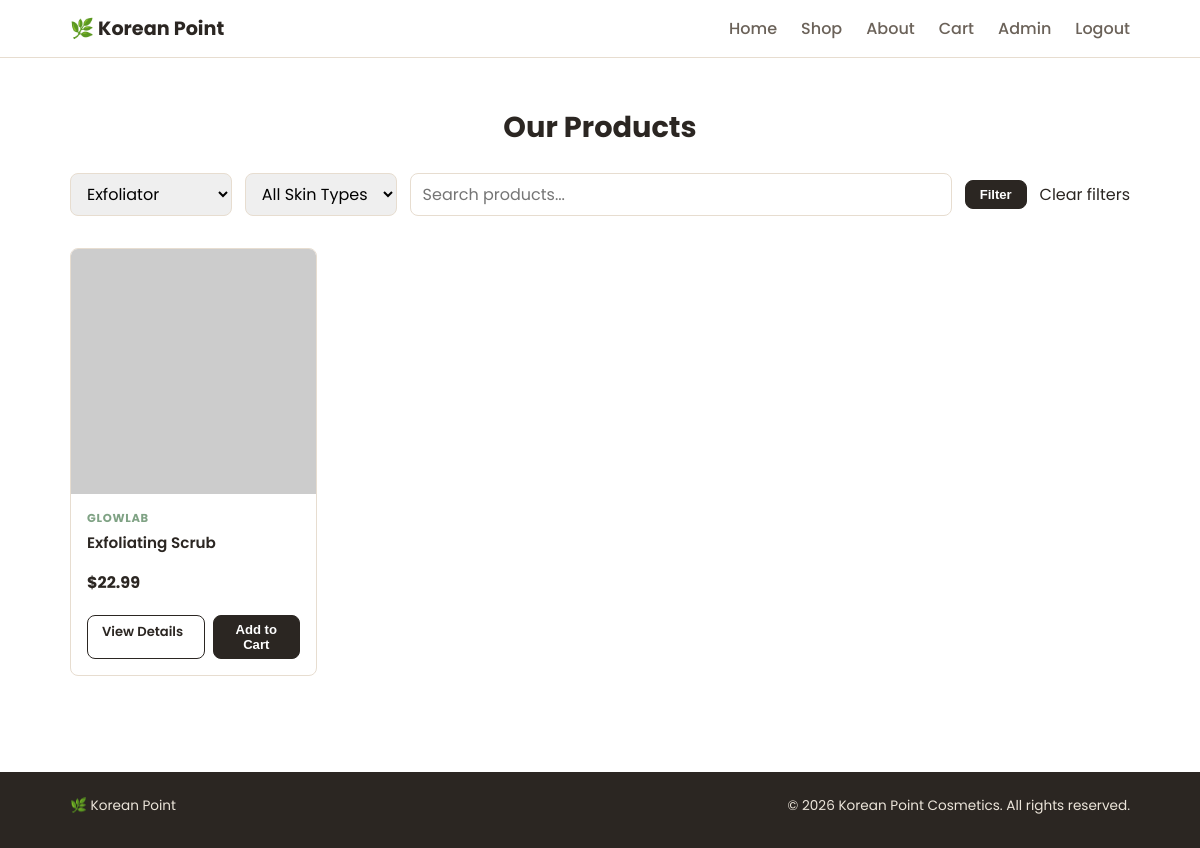
The page /src/pages/shop.php?category=Exfoliator (signed in) on the database its author committed.
### tables this page shows
CREATE TABLE products (
    id INT PRIMARY KEY AUTO_INCREMENT,
    name VARCHAR(100) NOT NULL,
    description TEXT,
    price DECIMAL(10,2) NOT NULL,
    category VARCHAR(50),
    brand VARCHAR(50),
    skin_type VARCHAR(50),
    image_url VARCHAR(255),
    stock INT DEFAULT 10,
    created_at TIMESTAMP DEFAULT CURRENT_TIMESTAMP
);

### src/includes/functions.php (called while the page is built, shortened)
<?php
function formatPrice($price) {
    return '$' . number_format((float) $price, 2);
}

### src/pages/shop.php (the view, shortened to what this page needs)
<?php
require_once __DIR__ . '/../../config/database.php';
require_once __DIR__ . '/../includes/functions.php';
$category = trim($_GET['category'] ?? '');
$skinType = trim($_GET['skin_type'] ?? '');
$search = trim($_GET['search'] ?? '');
$sql = 'SELECT * FROM products WHERE 1=1';
$params = [];
if ($category !== '') {
    $sql .= ' AND category = ?';
    $params[] = $category;
}
$sql .= ' ORDER BY created_at DESC';
$stmt = $pdo->prepare($sql);
$stmt->execute($params);
$products = $stmt->fetchAll();
$categories = $pdo->query('SELECT DISTINCT category FROM products ORDER BY category')->fetchAll(PDO::FETCH_COLUMN);
include __DIR__ . '/../includes/header.php';
?>
<section class="section">
  <div class="container">
    <h2>Our Products</h2>
    <form method="get" class="filter-form">
      <select name="category">
        <?php foreach ($categories as $c): ?>
          <option value="<?php echo htmlspecialchars($c); ?>" <?php echo $category === $c ? 'selected' : ''; ?>><?php echo htmlspecialchars($c); ?></option>
        <?php endforeach; ?>
      </select>
      <select name="skin_type">
        <option value="">All Skin Types</option>
      </select>
      <input type="text" name="search" placeholder="Search products..." value="<?php echo htmlspecialchars($search); ?>">
      <button type="submit" class="btn btn-sm">Filter</button>
      <?php if ($category !== '' || $skinType !== '' || $search !== ''): ?>
        <a href="shop.php">Clear filters</a>
      <?php endif; ?>
    </form>
    <div class="product-grid">
      <?php if (count($products) > 0): ?>
        <?php foreach ($products as $p): ?>
          <div class="card">
            <div class="card__media">
              <img src="<?php echo htmlspecialchars($p['image_url']); ?>" alt="<?php echo htmlspecialchars($p['name']); ?>" onerror="this.src='https://via.placeholder.com/300x300/a8c3ab/ffffff?text=Skincare'">
            </div>
            <div class="card__body">
              <span class="card__brand"><?php echo htmlspecialchars($p['brand']); ?></span>
              <h3 class="card__name"><?php echo htmlspecialchars($p['name']); ?></h3>
              <div class="card__price"><?php echo formatPrice($p['price']); ?></div>
            </div>
            <div class="card__foot">
              <a href="product_details.php?id=<?php echo $p['id']; ?>" class="btn btn-outline btn-sm">View Details</a>
              <?php if ($p['stock'] > 0): ?>
                <form method="post" action="../actions/cart.php">
                  <button type="submit" class="btn btn-sm">Add to Cart</button>
                </form>
              <?php endif; ?>
            </div>
          </div>
        <?php endforeach; ?>
      <?php else: ?>
        <p class="empty">No products found. Try adjusting your filters.</p>
      <?php endif; ?>
    </div>
  </div>
</section>
<?php include __DIR__ . '/../includes/footer.php'; ?>

### src/css/style.css (style rules this page uses)
:root { --beige: #f6efe6; --sage: #a8c3ab; --sage-deep: #7fa284; --pink: #f3d4d8; --ink: #2b2622; --ink-soft: #6b6259; --white: #ffffff; --line: #e7ddd0; --radius: 8px; }
* { box-sizing: border-box; }
body { margin: 0; font-family: 'Noto Sans KR', 'Poppins', sans-serif; background: var(--white); color: var(--ink); }
img { max-width: 100%; display: block; }
a { color: inherit; text-decoration: none; }
h1, h2, h3, p { margin: 0 0 0.5rem; }
.container { max-width: 1100px; margin: 0 auto; padding: 0 20px; }
.section { padding: 3rem 0; }
.section h2 { font-family: 'Poppins', sans-serif; font-size: 1.8rem; margin-bottom: 1.5rem; text-align: center; }
.btn { display: inline-block; padding: 10px 22px; border-radius: var(--radius); font-weight: 600; font-size: 0.92rem; cursor: pointer; border: 1.5px solid var(--ink); background: var(--ink); color: var(--white); }
.btn-outline { background: transparent; color: var(--ink); }
.btn-sm { padding: 6px 14px; font-size: 0.82rem; }
.filter-form { display: flex; gap: 0.8rem; flex-wrap: wrap; align-items: center; margin-bottom: 2rem; }
.filter-form select, .filter-form input[type="text"] { padding: 8px 12px; border: 1.5px solid var(--line); border-radius: var(--radius); font: inherit; }
.filter-form input[type="text"] { flex: 1; min-width: 180px; }
.product-grid { display: grid; grid-template-columns: repeat(4, 1fr); gap: 1.5rem; }
.card { background: var(--white); border: 1px solid var(--line); border-radius: var(--radius); overflow: hidden; display: flex; flex-direction: column; }
.card__media { aspect-ratio: 1/1; background: var(--beige); }
.card__media img { width: 100%; height: 100%; object-fit: cover; }
.card__body { padding: 1rem; flex: 1; display: flex; flex-direction: column; gap: 4px; }
.card__brand { font-size: 0.72rem; text-transform: uppercase; letter-spacing: 0.06em; color: var(--sage-deep); font-weight: 700; }
.card__name { font-weight: 600; font-size: 0.95rem; }
.card__price { font-weight: 700; margin: 4px 0; }
.card__foot { padding: 0 1rem 1rem; display: flex; gap: 8px; }
.card__foot .btn, .card__foot form { flex: 1; }

### rows shown on the page
products: brand "GLOWLAB", name "Exfoliating Scrub", price "$22.99"

### other values the page prints
form field category "Exfoliator"
